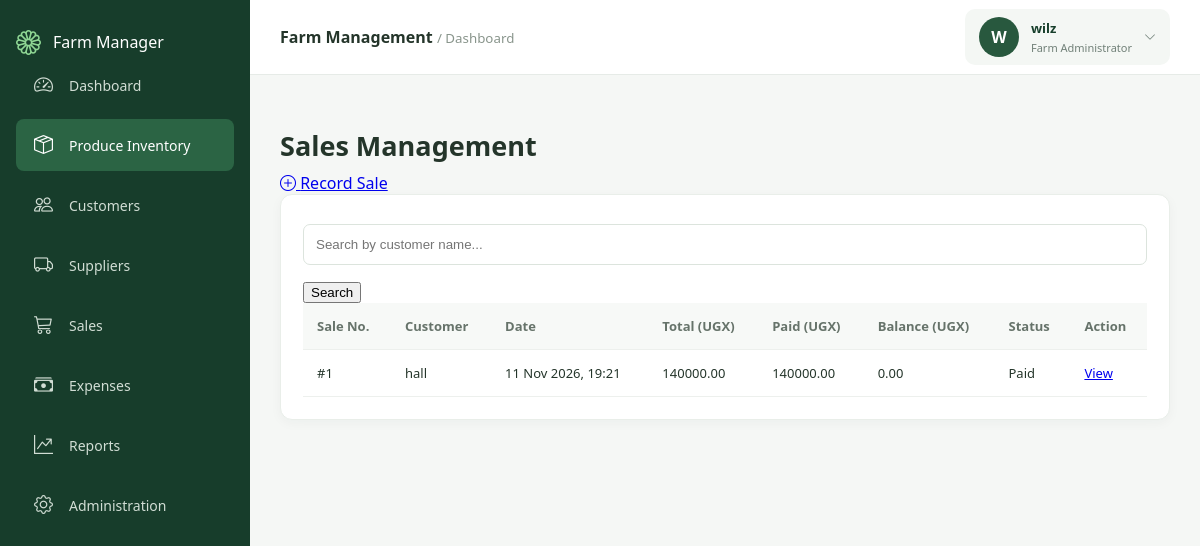
The app's page /sales/ (signed in) with its own data.
### sales/models.py (models this page shows, shortened)
class Sale(models.Model):
    PAYMENT_METHODS = [
        ('CASH', 'Cash'),
        ('MOBILE_MONEY', 'Mobile Money'),
        ('BANK', 'Bank Transfer'),
        ('OTHER', 'Other'),
    ]
    customer = models.ForeignKey(
        Customer,
        on_delete=models.PROTECT,
        related_name='sales',
        null=True,
        blank=True
    )
    sale_date = models.DateTimeField(auto_now_add=True)
    amount_paid = models.DecimalField(
        max_digits=12,
        decimal_places=2,
        default=0
    )
    payment_method = models.CharField(
        max_length=20,
        choices=PAYMENT_METHODS,
        default='CASH'
    )
    notes = models.TextField(blank=True)
    created_by = models.ForeignKey(
        settings.AUTH_USER_MODEL,
        on_delete=models.SET_NULL,
        null=True,
        blank=True
    )
    created_at = models.DateTimeField(auto_now_add=True)
    class Meta:
        ordering = ['-sale_date']
    @property
    def total_amount(self):
        total = sum(
            (item.line_total for item in self.items.all()),
            Decimal('0.00')
        )
        return total
    @property
    def balance(self):
        return self.total_amount - self.amount_paid
    @property
    def payment_status(self):
        if self.amount_paid <= 0:
            return 'Unpaid'
        elif self.amount_paid < self.total_amount:
            return 'Partially Paid'
        return 'Paid'

class SaleItem(models.Model):
    sale = models.ForeignKey(
        Sale,
        on_delete=models.CASCADE,
        related_name='items'
    )
    produce = models.ForeignKey(
        Produce,
        on_delete=models.PROTECT,
        related_name='sale_items'
    )
    quantity = models.DecimalField(
        max_digits=12,
        decimal_places=2
    )
    unit_price = models.DecimalField(
        max_digits=12,
        decimal_places=2
    )
    @property
    def line_total(self):
        return self.quantity * self.unit_price

### customers/models.py (models this page shows, shortened)
class Customer(models.Model):
    full_name = models.CharField(max_length=150)
    phone_number = models.CharField(max_length=20)
    email = models.EmailField(blank=True)
    address = models.TextField(blank=True)
    created_at = models.DateTimeField(auto_now_add=True)

### sales/views.py (the view)
# urls.py: path('', views.sale_list, name='sale_list'),
@login_required
def sale_list(request):
    sales = Sale.objects.select_related('customer').prefetch_related(
        'items__produce'
    )
    search = request.GET.get('search', '').strip()
    if search:
        sales = sales.filter(customer__full_name__icontains=search)
    return render(request, 'sales/list.html', {
        'sales': sales,
        'search': search,
    })

### sales/templates/sales/list.html (shortened to what this page needs)
{% extends 'base.html' %}
{% block content %}
<div class="page-header">
    <h1>Sales Management</h1>
    <a href="{% url 'sale_create' %}" class="button">
        <i class="bi bi-plus-circle"></i> Record Sale
    </a>
</div>
<div class="panel">
    <form method="GET">
        <input
            type="text"
            name="search"
            placeholder="Search by customer name..."
            value="{{ search }}"
        >
        <button type="submit" class="button">Search</button>
    </form>
    <table>
        <thead>
            <tr>
                <th>Sale No.</th>
                <th>Customer</th>
                <th>Date</th>
                <th>Total (UGX)</th>
                <th>Paid (UGX)</th>
                <th>Balance (UGX)</th>
                <th>Status</th>
                <th>Action</th>
            </tr>
        </thead>
        <tbody>
            {% for sale in sales %}
            <tr>
                <td>#{{ sale.id }}</td>
                <td>
                    {% if sale.customer %}
                        {{ sale.customer.full_name }}
                    {% else %}
                        Walk-in Customer
                    {% endif %}
                </td>
                <td>{{ sale.sale_date|date:"d M Y, H:i" }}</td>
                <td>{{ sale.total_amount|floatformat:2 }}</td>
                <td>{{ sale.amount_paid|floatformat:2 }}</td>
                <td>{{ sale.balance|floatformat:2 }}</td>
                <td>{{ sale.payment_status }}</td>
                <td>
                    <a href="{% url 'sale_detail' sale.pk %}">View</a>
                </td>
            </tr>
            {% empty %}
            <tr>
                <td colspan="8">No sales recorded yet.</td>
            </tr>
            {% endfor %}
        </tbody>
    </table>
</div>
{% endblock %}

### templates/base.html (shortened to what this page needs)
{% load static %}
<!DOCTYPE html>
<html lang="en">
<head>
    <link rel="stylesheet"
      href="https://cdn.jsdelivr.net/npm/bootstrap-icons@1.11.3/font/bootstrap-icons.min.css">
    <link rel="stylesheet"
          href="{% static 'css/farm.css' %}">
</head>
<body>
<div class="app-layout">
   <aside class="sidebar">
    <div class="sidebar-brand">
        <i class="bi bi-flower1"></i>
        <span>Farm Manager</span>
    </div>
    <nav class="sidebar-nav">
        <a href="/" class="nav-link">
            <i class="bi bi-speedometer2"></i>
            <span>Dashboard</span>
        </a>
        <a href="{% url 'produce_list' %}" class="nav-link">
            <i class="bi bi-box-seam"></i>
            <span>Produce Inventory</span>
        </a>
        <a href="{% url 'customer_list' %}" class="nav-link">
            <i class="bi bi-people"></i>
            <span>Customers</span>
        </a>
        <a href="{% url 'supplier_list' %}" class="nav-link">
            <i class="bi bi-truck"></i>
            <span>Suppliers</span>
        </a>
       <a href="{% url 'sale_list' %}" class="nav-link">
            <i class="bi bi-cart3"></i>
            <span>Sales</span>
        </a>
        <a href="{% url 'expense_list' %}" class="nav-link">
            <i class="bi bi-cash-stack"></i>
            <span>Expenses</span>
        </a>
        <a href="{% url 'reports_dashboard' %}" class="nav-link">
            <i class="bi bi-graph-up-arrow"></i>
            <span>Reports</span>
        </a>
        <a href="/admin/" class="nav-link">
            <i class="bi bi-gear"></i>
            <span>Administration</span>
        </a>
    </nav>
</aside>
    <main class="main-content">
        <header class="topbar">
            <div>
                <strong>Farm Management</strong>
                <small> / {% block breadcrumb %}Dashboard{% endblock %}</small>
            </div>
            <div class="user-info">
                <div class="user-avatar">
                    {{ request.user.username|first|upper }}
                </div>
                <div class="user-details">
                    <strong>{{ request.user.username }}</strong>
                    <small>Farm Administrator</small>
                </div>
                <i class="bi bi-chevron-down"></i>
            </div>
        </header>
        <section class="page-content">
            {% block content %}
            {% endblock %}
        </section>
    </main>
</div>
</body>
</html>

### static/css/farm.css (style rules this page uses)
* { box-sizing: border-box; }
body { margin: 0; font-family: "Segoe UI", Arial, sans-serif; background: #f5f7f5; color: #24352a; }
.app-layout { display: flex; min-height: 100vh; }
.sidebar { width: 250px; background: #173d2b; color: white; padding: 25px 16px; display: flex; flex-direction: column; flex-shrink: 0; }
.nav-link { display: block; padding: 13px; color: #e2eee5; text-decoration: none; border-radius: 7px; font-size: 14px; }
.nav-link span { margin-right: 10px; }
.nav-link:hover, .nav-link[href="/produce/"] { background: #2b6444; color: white; }
.main-content { flex: 1; min-width: 0; }
.topbar { height: 75px; background: white; display: flex; justify-content: space-between; align-items: center; padding: 0 30px; border-bottom: 1px solid #e6ebe7; }
.topbar small { color: #89958c; }
.user-info { background: #f0f5f0; padding: 10px 15px; border-radius: 20px; font-size: 13px; }
.page-content { padding: 30px; max-width: 1500px; margin: auto; }
h1 { font-size: 27px; margin-bottom: 8px; }
.stat-card, .panel { background: white; padding: 22px; border: 1px solid #e9eee9; border-radius: 12px; box-shadow: 0 3px 12px rgba(30, 60, 40, 0.04); }
table { width: 100%; border-collapse: collapse; }
th, td { padding: 14px; text-align: left; border-bottom: 1px solid #edf0ed; font-size: 13px; }
th { color: #66736a; background: #f7f9f7; }
input, select, textarea { width: 100%; padding: 12px; border: 1px solid #dce4dd; border-radius: 7px; margin-top: 7px; margin-bottom: 15px; }
.sidebar-brand { display: flex; align-items: center; gap: 12px; }
.sidebar-brand i { font-size: 25px; color: #8fd694; }
.sidebar-nav { display: flex; flex-direction: column; gap: 8px; }
.nav-link { display: flex; align-items: center; gap: 14px; padding: 13px 16px; text-decoration: none; color: #d1ddd4; border-radius: 8px; transition: all 0.2s ease; }
.nav-link i { font-size: 19px; width: 23px; text-align: center; }
.user-info { display: flex; align-items: center; gap: 12px; padding: 8px 14px; border-radius: 10px; background: #f4f7f4; color: #173f2b; }
.user-avatar { width: 40px; height: 40px; border-radius: 50%; background: #28583e; color: white; display: flex; align-items: center; justify-content: center; font-size: 16px; font-weight: 700; text-transform: uppercase; }
.user-details { display: flex; flex-direction: column; gap: 3px; }
.user-details strong { font-size: 13px; }
.user-details small { font-size: 11px; color: #718078; }
.user-info > i { font-size: 12px; color: #718078; }

### records on screen
Sale: id "1", customer.full_name "hall", sale_date "11 Nov 2026, 19:21", total_amount "140000.00", amount_paid "140000.00", balance "0.00", payment_status "Paid"

### other values on screen
{{ request.user.username|first|upper }} "W"
{{ request.user.username }} "wilz"
